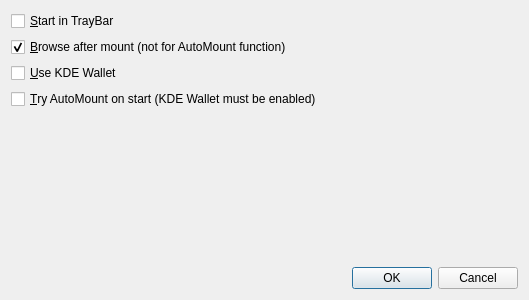
<?xml version="1.0" encoding="UTF-8"?>
<ui version="4.0">
 <class>configDialog</class>
 <widget class="QDialog" name="configDialog">
  <property name="geometry">
   <rect>
    <x>0</x>
    <y>0</y>
    <width>529</width>
    <height>300</height>
   </rect>
  </property>
  <property name="windowTitle">
   <string>Plasma-EncFS - Confguration</string>
  </property>
  <layout class="QGridLayout" name="gridLayout_2">
   <item row="0" column="0">
    <layout class="QGridLayout" name="gridLayout">
     <item row="2" column="0">
      <widget class="QCheckBox" name="cbbrowse">
       <property name="text">
        <string>&amp;Browse after mount (not for AutoMount function) </string>
       </property>
       <property name="checked">
        <bool>true</bool>
       </property>
      </widget>
     </item>
     <item row="1" column="0">
      <widget class="QCheckBox" name="cbstarthide">
       <property name="text">
        <string>&amp;Start in TrayBar</string>
       </property>
      </widget>
     </item>
     <item row="6" column="0">
      <widget class="QDialogButtonBox" name="buttonBox">
       <property name="orientation">
        <enum>Qt::Horizontal</enum>
       </property>
       <property name="standardButtons">
        <set>QDialogButtonBox::Cancel|QDialogButtonBox::Ok</set>
       </property>
      </widget>
     </item>
     <item row="5" column="0">
      <spacer name="verticalSpacer">
       <property name="orientation">
        <enum>Qt::Vertical</enum>
       </property>
       <property name="sizeHint" stdset="0">
        <size>
         <width>20</width>
         <height>40</height>
        </size>
       </property>
      </spacer>
     </item>
     <item row="3" column="0">
      <widget class="QCheckBox" name="cbusewallet">
       <property name="text">
        <string>&amp;Use KDE Wallet</string>
       </property>
       <property name="checked">
        <bool>false</bool>
       </property>
      </widget>
     </item>
     <item row="4" column="0">
      <widget class="QCheckBox" name="cbwallet_automount">
       <property name="text">
        <string>&amp;Try AutoMount on start (KDE Wallet must be enabled)</string>
       </property>
      </widget>
     </item>
    </layout>
   </item>
  </layout>
  <zorder></zorder>
 </widget>
 <resources/>
 <connections>
  <connection>
   <sender>buttonBox</sender>
   <signal>accepted()</signal>
   <receiver>configDialog</receiver>
   <slot>accept()</slot>
   <hints>
    <hint type="sourcelabel">
     <x>248</x>
     <y>254</y>
    </hint>
    <hint type="destinationlabel">
     <x>157</x>
     <y>274</y>
    </hint>
   </hints>
  </connection>
  <connection>
   <sender>buttonBox</sender>
   <signal>rejected()</signal>
   <receiver>configDialog</receiver>
   <slot>reject()</slot>
   <hints>
    <hint type="sourcelabel">
     <x>316</x>
     <y>260</y>
    </hint>
    <hint type="destinationlabel">
     <x>286</x>
     <y>274</y>
    </hint>
   </hints>
  </connection>
 </connections>
</ui>
